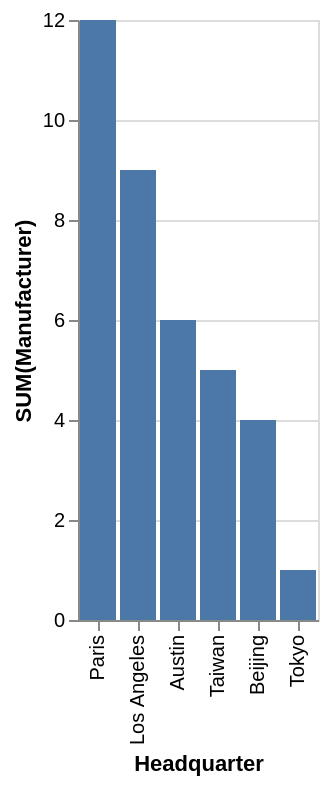

This figure's Vega-Lite source:
### Vega-Lite specification from a JSON file in a GitHub repository (floating-point values rounded to 4 significant figures)
{"data": {"values": [{"x_data": "Austin", "y_data": 6}, {"x_data": "Beijing", "y_data": 4}, {"x_data": "Los Angeles", "y_data": 9}, {"x_data": "Paris", "y_data": 12}, {"x_data": "Taiwan", "y_data": 5}, {"x_data": "Tokyo", "y_data": 1}]}, "mark": "bar", "encoding": {"x": {"field": "x_data", "type": "nominal", "title": "Headquarter", "sort": {"op": "sum", "field": "y_data", "order": "descending"}}, "y": {"field": "y_data", "type": "quantitative", "title": "SUM(Manufacturer)"}}}
